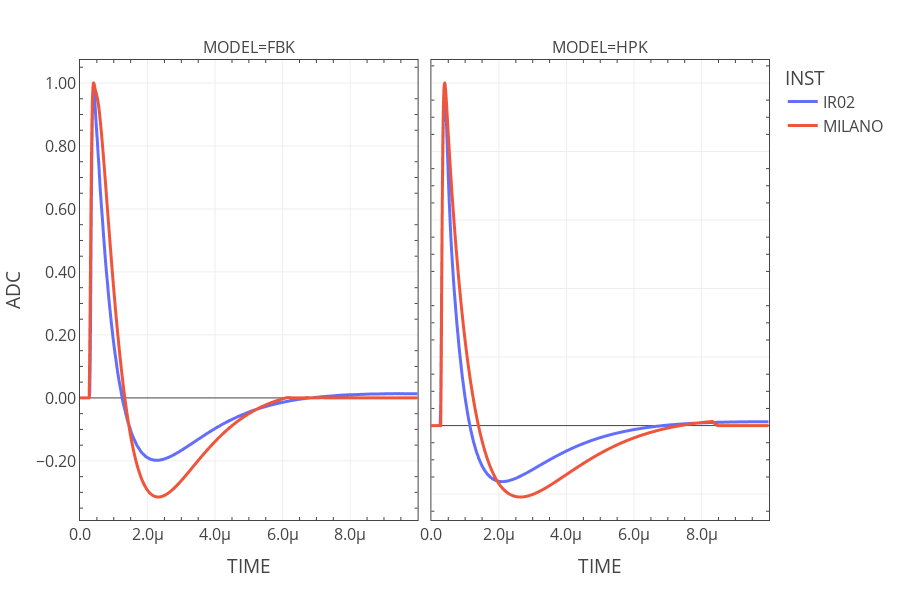

This figure's notebook cell:
### Code cell
# Normalize the wvfs to have a better comparison.
norm_df = normalize_wvfs(df)
fig = px.line(norm_df[(norm_df["TYPE"] == "TEMPLATE") & (norm_df["OV"] != 1) & (norm_df["OV"] != 3)].explode(["ADC","TIME"]),
                x="TIME",
                y="ADC",
                color="INST",
                facet_col="MODEL",
)
fig = format_coustom_plotly(fig,figsize=(None,600),tickformat=(",.2s",",.2f"))
fig.update_yaxes(matches=None)
fig.show()

### Figure 1 — Plotly figure (JSON) as saved in the notebook; plotly's stock layout.template omitted (floating-point values rounded to 4 significant figures; data arrays with more than 128 entries replaced by an {"elided": "..."} marker saying what was removed)
{"data": [{"hovertemplate": "INST=IR02<br>MODEL=FBK<br>TIME=%{x}<br>ADC=%{y}<extra></extra>", "legendgroup": "IR02", "line": {"color": "#636efa", "dash": "solid"}, "marker": {"symbol": "circle"}, "mode": "lines", "name": "IR02", "showlegend": true, "type": "scattergl", "x": {"elided": "2500 float values"}, "xaxis": "x", "y": {"elided": "2500 float values"}, "yaxis": "y"}, {"hovertemplate": "INST=IR02<br>MODEL=HPK<br>TIME=%{x}<br>ADC=%{y}<extra></extra>", "legendgroup": "IR02", "line": {"color": "#636efa", "dash": "solid"}, "marker": {"symbol": "circle"}, "mode": "lines", "name": "IR02", "showlegend": false, "type": "scattergl", "x": {"elided": "2500 float values"}, "xaxis": "x2", "y": {"elided": "2500 float values"}, "yaxis": "y2"}, {"hovertemplate": "INST=MILANO<br>MODEL=FBK<br>TIME=%{x}<br>ADC=%{y}<extra></extra>", "legendgroup": "MILANO", "line": {"color": "#EF553B", "dash": "solid"}, "marker": {"symbol": "circle"}, "mode": "lines", "name": "MILANO", "showlegend": true, "type": "scattergl", "x": {"elided": "2500 float values"}, "xaxis": "x", "y": {"elided": "2500 float values"}, "yaxis": "y"}, {"hovertemplate": "INST=MILANO<br>MODEL=HPK<br>TIME=%{x}<br>ADC=%{y}<extra></extra>", "legendgroup": "MILANO", "line": {"color": "#EF553B", "dash": "solid"}, "marker": {"symbol": "circle"}, "mode": "lines", "name": "MILANO", "showlegend": false, "type": "scattergl", "x": {"elided": "2500 float values"}, "xaxis": "x2", "y": {"elided": "2500 float values"}, "yaxis": "y2"}], "layout": {"annotations": [{"font": {}, "showarrow": false, "text": "MODEL=FBK", "x": 0.245, "xanchor": "center", "xref": "paper", "y": 1, "yanchor": "bottom", "yref": "paper"}, {"font": {}, "showarrow": false, "text": "MODEL=HPK", "x": 0.755, "xanchor": "center", "xref": "paper", "y": 1, "yanchor": "bottom", "yref": "paper"}], "font": {"size": 16}, "height": 600, "legend": {"title": {"text": "INST"}, "tracegroupgap": 0}, "margin": {"t": 60}, "xaxis": {"anchor": "y", "domain": [0, 0.49], "minor": {"ticks": "inside"}, "mirror": "ticks", "showgrid": true, "showline": true, "tickformat": ",.2s", "tickmode": "auto", "title": {"text": "TIME"}}, "xaxis2": {"anchor": "y2", "domain": [0.51, 1], "matches": "x", "minor": {"ticks": "inside"}, "mirror": "ticks", "showgrid": true, "showline": true, "tickformat": ",.2s", "tickmode": "auto", "title": {"text": "TIME"}}, "yaxis": {"anchor": "x", "domain": [0, 1], "minor": {"ticks": "inside"}, "mirror": "ticks", "showgrid": true, "showline": true, "tickformat": ",.2f", "tickmode": "auto", "title": {"text": "ADC"}}, "yaxis2": {"anchor": "x2", "domain": [0, 1], "minor": {"ticks": "inside"}, "mirror": "ticks", "showgrid": true, "showline": true, "showticklabels": false, "tickformat": ",.2f", "tickmode": "auto"}}}
